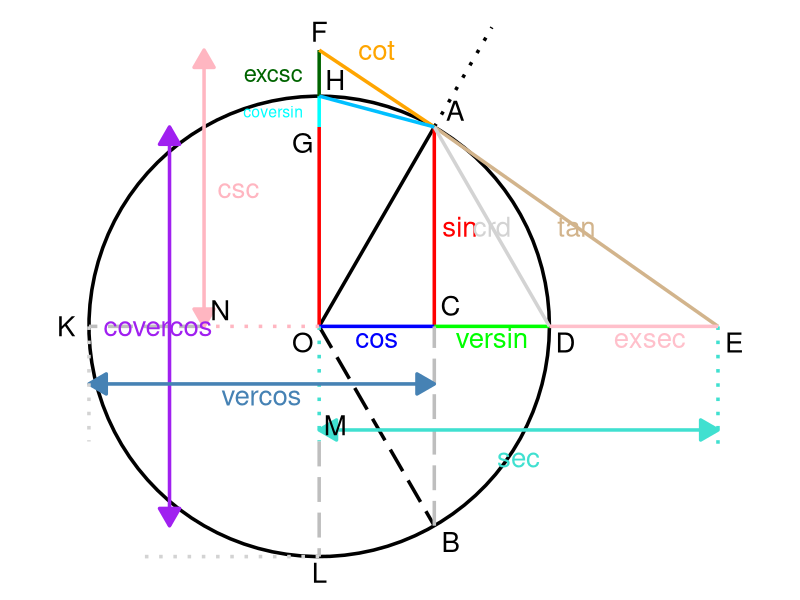

Here is the R script that generated this plot:
library(ggplot2)

# Set theta value
theta <- pi / 3

# Circle data
circle_data <- data.frame(
  x = cos(seq(0, 2 * pi, length.out = 100)),
  y = sin(seq(0, 2 * pi, length.out = 100))
)

# Coordinates
x_theta <- cos(theta)
y_theta <- sin(theta)

O <- c(0, 0)
A <- c(x_theta, y_theta)
A_extra <- c(1.5 * x_theta, 1.5 * y_theta)
B <- c(x_theta, -y_theta)
C <- c(x_theta, 0)
D <- c(1, 0)
E <- c(tan(theta), 0)
F <- c(0, 1.2)
G <- c(0, y_theta)
H <- c(0, 1)
K <- c(-1, 0)
L <- c(0, -1)
M <- c(0, -0.5)
N <- c(-0.5, 0)

plot <- ggplot() +
  
  # Circle
  geom_path(data = circle_data, aes(x = x, y = y), colour = "black", linewidth = 1.2) +
  
  # Theta line (O to A)
  geom_segment(aes(x = O[1], y = O[2], xend = A[1], yend = A[2]), colour = "black", linewidth = 1.2) +
  
  # Dotted theta extra line (A to A_extra)
  geom_segment(aes(x = A[1], y = A[2], xend = A_extra[1], yend = A_extra[2]), colour = "black", linetype = "dotted", linewidth = 1.2) +
  
  # Mirror theta line (O to B)
  geom_segment(aes(x = O[1], y = O[2], xend = B[1], yend = B[2]), colour = "black", linetype = "longdash", linewidth = 1.2) +
  
  # Red vertical lines (A to C and O to G)
  geom_segment(aes(x = A[1], y = A[2], xend = C[1], yend = C[2]), colour = "red", linewidth = 1.2) +
  geom_segment(aes(x = O[1], y = O[2], xend = G[1], yend = G[2]), colour = "red", linewidth = 1.2) +
  geom_text(aes(x = A[1]+0.11, y = (O[2] + A[2]) / 2, label = "sin"), colour = "red", size = 7) +
  
  # Blue cos line (O to C)
  geom_segment(aes(x = O[1], y = O[2], xend = C[1], yend = C[2]), colour = "blue", linewidth = 1.2) +
  geom_text(aes(x = (O[1] + C[1]) / 2, y = O[2] - 0.05, label = "cos"), colour = "blue", size = 7) +
  
  # Green versin line (C to D)
  geom_segment(aes(x = C[1], y = C[2], xend = D[1], yend = D[2]), colour = "green", linewidth = 1.2) +
  geom_text(aes(x = (C[1] + D[1]) / 2, y = C[2] - 0.05, label = "versin"), colour = "green", size = 7) +
  
  # Cyan coversin line (G to H)
  geom_segment(aes(x = G[1], y = G[2], xend = H[1], yend = H[2]), colour = "cyan", linewidth = 1.2) +
  geom_text(aes(x = -0.2, y = (G[2] + H[2]) / 2, label = "coversin"), colour = "cyan", size = 4) +
  
  # Dark green excsc line (H to F)
  geom_segment(aes(x = H[1], y = H[2], xend = F[1], yend = F[2]), colour = "darkgreen", linewidth = 1.2) +
  geom_text(aes(x = -0.2, y = (H[2] + F[2]) / 2, label = "excsc"), colour = "darkgreen", size = 6) +
  
  # OL line
  geom_segment(aes(x = O[1], y = O[2], xend = M[1], yend = M[2]), colour = "turquoise", linetype = "dotted", linewidth = 1.2) +
  geom_segment(aes(x = M[1], y = M[2], xend = L[1], yend = L[2]), colour = "gray", linetype = "longdash", linewidth = 1.2) +
  
  # OK line
  geom_segment(aes(x = O[1], y = O[2], xend = N[1], yend = N[2]), colour = "lightpink", linetype = "dotted", linewidth = 1.2) +
  geom_segment(aes(x = N[1], y = N[2], xend = K[1], yend = K[2]), colour = "gray", linetype = "longdash", linewidth = 1.2) + 
  
  # CB line
  geom_segment(aes(x = B[1], y = B[2], xend = C[1], yend = C[2]), colour = "gray", linetype = "longdash", linewidth = 1.2) +
  
  # Orange cotangent line (F to A)
  geom_segment(aes(x = F[1], y = F[2], xend = A[1], yend = A[2]), colour = "orange", linewidth = 1.2) +
  geom_text(aes(x = (F[1] + A[1]) / 2, y = F[2], label = "cot"), colour = "orange", size = 7) +
  
  # Tan tangent line (E to A)
  geom_segment(aes(x = E[1], y = E[2], xend = A[1], yend = A[2]), colour = "tan", linewidth = 1.2) +
  geom_text(aes(x = (E[1] + A[1]) / 2, y = (E[2] + A[2]) / 2, label = "tan"), colour = "tan", size = 7) +
  
  # Light pink csc line with arrows
  geom_segment(aes(x = -0.5, y = F[2], xend = -0.5, yend = 0), colour = "lightpink", linewidth = 1.2,
               arrow = arrow(type = "closed", ends = "both", length = unit(0.2, "inches"))) +
  geom_text(aes(x = -0.35, y = F[2] / 2, label = "csc"), colour = "lightpink", size = 7) +
  
  # Purple covercos line
  geom_segment(aes(x = -0.65, y = A[2], xend = -0.65, yend = B[2]), colour = "purple", linewidth = 1.2,
               arrow = arrow(type = "closed", ends = "both", length = unit(0.2, "inches"))) +
  geom_text(aes(x = -0.7, y = (A[2] + B[2]) / 2, label = "covercos"), colour = "purple", size = 7) +
  
  # Blue vercos line
  geom_segment(aes(x = K[1], y = K[2] - 0.25, xend = C[1], yend = C[2] - 0.25), colour = "steelblue", linewidth = 1.2,
               arrow = arrow(type = "closed", ends = "both", length = unit(0.2, "inches"))) +
  geom_text(aes(x = (K[1] + C[1]) / 2, y = K[2] - 0.3, label = "vercos"), colour = "steelblue", size = 7) +
  
  # Turquoise sec line
  geom_segment(aes(x = M[1], y = M[2] + 0.05, xend = E[1], yend = M[2] + 0.05), colour = "turquoise", linewidth = 1.2,
               arrow = arrow(type = "closed", ends = "both", length = unit(0.2, "inches"))) +
  geom_text(aes(x = (M[1] + E[1]) / 2, y = M[2] - 0.07, label = "sec"), colour = "turquoise", size = 7) +

  # Turquoise secant label line on the right
  geom_segment(aes(x = E[1], y = E[2], xend = E[1], yend = M[2]-0.05), colour = "turquoise", linetype = "dotted", linewidth = 1.2) +
  
  # Light gray crd line (A to D)
  geom_segment(aes(x = A[1], y = A[2], xend = D[1], yend = D[2]), colour = "lightgray", linewidth = 1.2) +
  geom_text(aes(x = (A[1] + D[1]) / 2, y = (A[2] + D[2]) / 2, label = "crd"), colour = "lightgray", size = 7) +
  
  # Sky blue A to H line
  geom_segment(aes(x = A[1], y = A[2], xend = H[1], yend = H[2]), colour = "deepskyblue", linewidth = 1.2) +
  
  # Pink exsec line
  geom_segment(aes(x = D[1], y = D[2], xend = E[1], yend = E[2]), colour = "pink", linewidth = 1.2) +
  geom_text(aes(x = (D[1] + E[1]) / 2 + 0.07, y = D[2]-0.05 , label = "exsec"), colour = "pink", size = 7) +
  
  # Light gray dotted extra line 
  geom_segment(aes(x = K[1], y = K[2], xend = K[1], yend = K[2] - 0.5), colour = "lightgray", linetype = "dotted", linewidth = 1.2) +
  geom_segment(aes(x = L[1], y = L[2], xend = L[1]- 0.8, yend = L[2]), colour = "lightgray", linetype = "dotted", linewidth = 1.2) +
  
  
  # Add labels to each coordinate
  geom_text(aes(x = O[1] - 0.07, y = O[2] - 0.07, label = "O"), colour = "black", size = 7) +
  geom_text(aes(x = A[1] + 0.09, y = A[2] + 0.07, label = "A"), colour = "black", size = 7) +
  geom_text(aes(x = B[1] + 0.07, y = B[2] - 0.07, label = "B"), colour = "black", size = 7) +
  geom_text(aes(x = C[1] + 0.07, y = C[2] + 0.09, label = "C"), colour = "black", size = 7) +
  geom_text(aes(x = D[1] + 0.07, y = D[2] - 0.07, label = "D"), colour = "black", size = 7) +
  geom_text(aes(x = E[1] + 0.07, y = E[2] - 0.07, label = "E"), colour = "black", size = 7) +
  geom_text(aes(x = F[1] + 0.00, y = F[2] + 0.08, label = "F"), colour = "black", size = 7) +
  geom_text(aes(x = G[1] - 0.07, y = G[2] - 0.07, label = "G"), colour = "black", size = 7) +
  geom_text(aes(x = H[1] + 0.07, y = H[2] + 0.07, label = "H"), colour = "black", size = 7) +
  geom_text(aes(x = K[1] - 0.10, y = K[2] + 0.00, label = "K"), colour = "black", size = 7) +
  geom_text(aes(x = L[1] + 0.00, y = L[2] - 0.07, label = "L"), colour = "black", size = 7) +
  geom_text(aes(x = M[1] + 0.07, y = M[2] + 0.07, label = "M"), colour = "black", size = 7) +
  geom_text(aes(x = N[1] + 0.07, y = N[2] + 0.07, label = "N"), colour = "black", size = 7) +
  
  
  coord_fixed() +
  theme_void()

print(plot)
